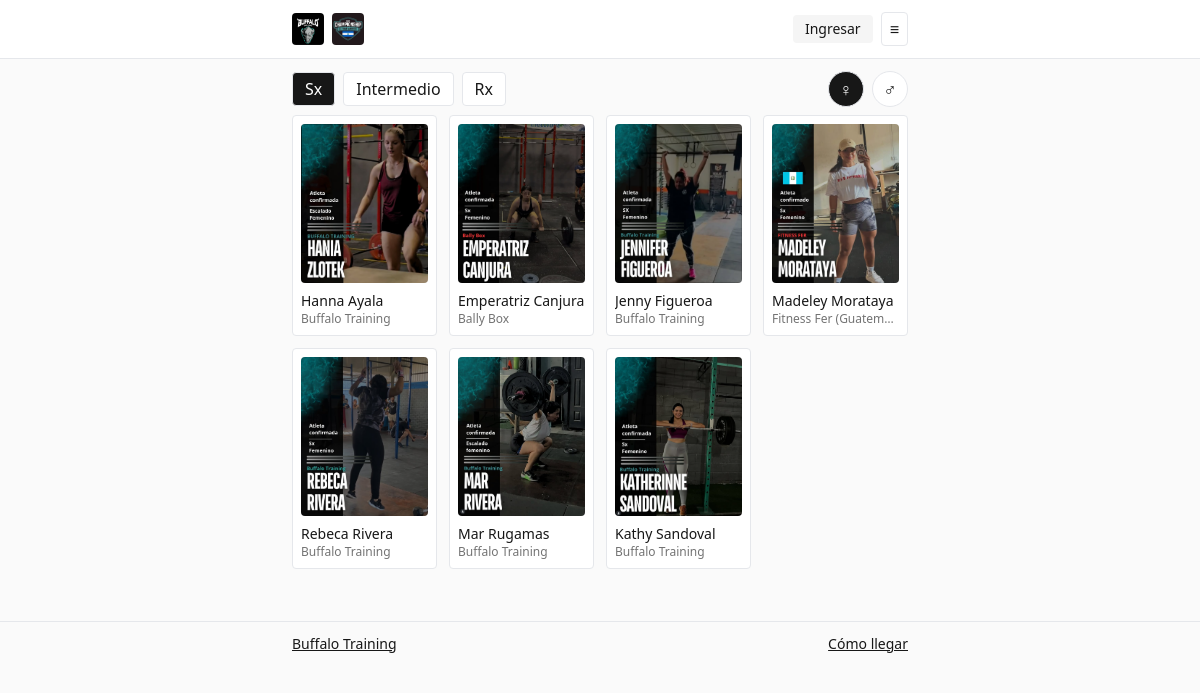
The app's page /atletas with its own data.
### core/models.py (models this page shows, shortened)
class Athlete(models.Model):
    bib = models.CharField(max_length=10, unique=True)
    first_name = models.CharField(max_length=60)
    last_name = models.CharField(max_length=60)
    display_name = models.CharField(max_length=120, blank=True)
    box_gym = models.CharField(max_length=120, blank=True)
    division = models.ForeignKey(Division, on_delete=models.PROTECT)
    photo = models.ImageField(upload_to='athletes/', blank=True)
    user = models.OneToOneField(User, null=True, blank=True, on_delete=models.SET_NULL)  # optional login
    is_active = models.BooleanField(default=True)
    def name(self): return self.display_name or f"{self.first_name} {self.last_name}"

### core/views.py (the view)
# urls.py: path('atletas', views.athletes, name='athletes'),
def athletes(request):
    sex = request.GET.get('sexo','F'); cat = request.GET.get('cat','sx')
    div = get_object_or_404(Division, sex=sex, category=cat)
    roster = Athlete.objects.filter(division=div, is_active=True).exclude(bib__in=EXCLUDE_ROSTER_BIBS).order_by('last_name')
    return render(request, 'public/athletes.html', {'division': div, 'roster': roster})

### templates/public/athletes.html (shortened to what this page needs)
{% extends 'base.html' %}
{% block content %}
<div class="flex items-center gap-2 mb-2">
  <div class="overflow-x-auto whitespace-nowrap">
    <div class="inline-flex gap-2">
      <a href="?cat=sx&sexo={{ division.sex }}"
         class="px-3 py-1 rounded border {% if division.category == 'sx' %}bg-neutral-900 text-white{% else %}bg-white{% endif %}">Sx</a>
      <a href="?cat=intermedio&sexo={{ division.sex }}"
         class="px-3 py-1 rounded border {% if division.category == 'intermedio' %}bg-neutral-900 text-white{% else %}bg-white{% endif %}">Intermedio</a>
      <a href="?cat=rx&sexo={{ division.sex }}"
         class="px-3 py-1 rounded border {% if division.category == 'rx' %}bg-neutral-900 text-white{% else %}bg-white{% endif %}">Rx</a>
    </div>
  </div>
  <div class="inline-flex flex-nowrap gap-2 ml-auto shrink-0">
    <a href="?cat={{ division.category }}&sexo=F"
       class="w-9 h-9 rounded-full border flex items-center justify-center {% if division.sex == 'F' %}bg-neutral-900 text-white{% else %}bg-white{% endif %}"
       aria-label="Femenino" title="Femenino"><span class="text-lg leading-none">♀</span></a>
    <a href="?cat={{ division.category }}&sexo=M"
       class="w-9 h-9 rounded-full border flex items-center justify-center {% if division.sex == 'M' %}bg-neutral-900 text-white{% else %}bg-white{% endif %}"
       aria-label="Masculino" title="Masculino"><span class="text-lg leading-none">♂</span></a>
  </div>
</div>
<div class="grid grid-cols-2 sm:grid-cols-3 md:grid-cols-4 gap-3">
  {% for a in roster %}
    <div class="rounded border bg-white p-2">
      {% if a.photo %}
        <div class="relative w-full pt-[125%] rounded overflow-hidden bg-neutral-100">
          <img src="{{ a.photo.url }}"
               alt="{{ a.name }}"
               class="absolute inset-0 w-full h-full object-cover object-center"
               loading="lazy">
        </div>
      {% else %}
        <div class="relative w-full pt-[125%] rounded overflow-hidden bg-neutral-200"></div>
      {% endif %}
      <div class="mt-2 text-sm font-medium truncate">{{ a.name }}</div>
      <div class="text-xs text-neutral-500 truncate">{{ a.box_gym }}</div>
    </div>
  {% empty %}
    <p class="text-sm text-neutral-500 col-span-full">No hay atletas en esta división.</p>
  {% endfor %}
</div>
{% endblock %}

### templates/base.html (shortened to what this page needs)
<!doctype html>
<html lang="es">
<head>
  <script src="https://cdn.tailwindcss.com"></script>
</head>
<body class="bg-neutral-50 text-neutral-900">
  <header class="sticky top-0 z-50 bg-white border-b">
    <div class="max-w-screen-sm mx-auto flex items-center justify-between p-3">
      <a href="/" class="flex items-center gap-2">
        <img src="/media/logo/logo.buffalo.jpg" alt="Logo buffalo" class="w-8 h-8 rounded" />
        <img src="/media/logo/logo.compe.jpg" alt="Logo compe" class="w-8 h-8 rounded" />
      </a>
      <div class="flex items-center gap-2">
        {% if user.is_authenticated %}
        <a href="/me" class="px-3 py-1 text-sm rounded bg-neutral-100">Mi día</a>
        <form method="post" action="/logout" class="inline">
          {% csrf_token %}
          <button class="px-3 py-1 text-sm rounded bg-neutral-100">Salir</button>
        </form>
        {% else %}
        <a href="/login" class="px-3 py-1 text-sm rounded bg-neutral-100">Ingresar</a>
        {% endif %}
        <details class="relative">
          <summary class="list-none cursor-pointer px-2 py-1 rounded border">≡</summary>
        </details>
      </div>
    </div>
  </header>
  <main class="max-w-screen-sm mx-auto p-3">
    {% block content %}{% endblock %}
  </main>
  <footer class="border-t mt-10">
    <div class="max-w-screen-sm mx-auto p-3 flex items-center justify-between text-sm">
      <a href="https://www.instagram.com/buffalo_training?utm_source=ig_web_button_share_sheet&igsh=ZDNlZDc0MzIxNw=="
        target="_blank" class="underline">Buffalo Training</a>
      <a href="https://maps.app.goo.gl/8CJfQ8s2Xz9kV1ox9" target="_blank" class="underline">Cómo llegar</a>
    </div>
  </footer>
</body>
</html>

### records on screen
Athlete: photo (picture), name "Hanna Ayala", box_gym "Buffalo Training"
Athlete: photo (picture), name "Emperatriz Canjura", box_gym "Bally Box"
Athlete: photo (picture), name "Jenny Figueroa", box_gym "Buffalo Training"
Athlete: photo (picture), name "Madeley Morataya", box_gym "Fitness Fer (Guatem…"
Athlete: photo (picture), name "Rebeca Rivera", box_gym "Buffalo Training"
Athlete: photo (picture), name "Mar Rugamas", box_gym "Buffalo Training"
Athlete: photo (picture), name "Kathy Sandoval", box_gym "Buffalo Training"
